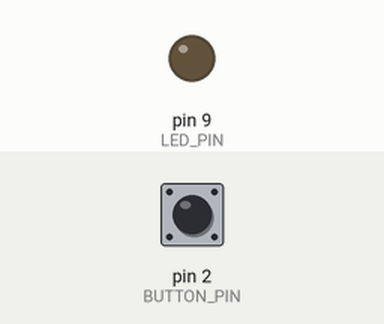
Simulated run of this sketch. Board: Arduino Uno, built with avr-gcc and run on an emulated ATmega328P. On the bench: output pins drawn as LEDs (lit = HIGH). Inputs (shaded band) come from the test bench; at power-on: pin 2 (BUTTON_PIN) HIGH.

Above: at 1.2 s.
1.3 s: pin 2 (BUTTON_PIN) pulled LOW for 0.15 s
At 2.0 s:
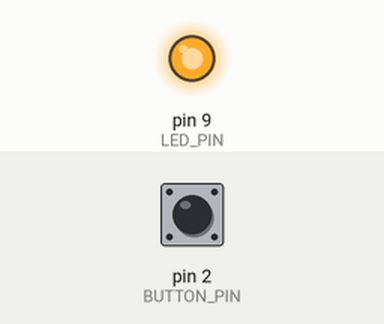
2.9 s: pin 2 (BUTTON_PIN) pulled LOW for 1 s
At 3.2 s:
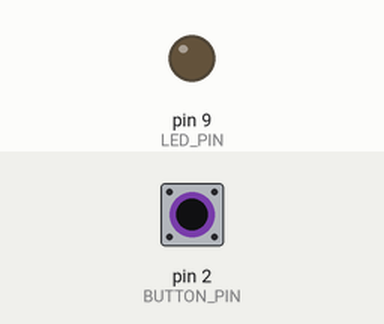
5.4 s: pin 2 (BUTTON_PIN) pulled LOW for 3.2 s
At 6.3 s:
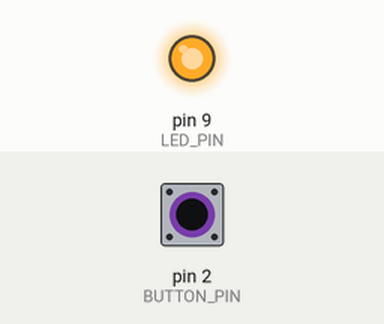
Timing chart, 0 to 8.4 s (numbered marks = the images above; inputs shaded):
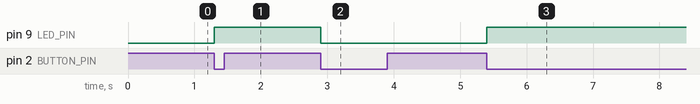

Measured:
- after the input at 1.3 s, pin 9 (LED_PIN): LOW → HIGH at once
- after the input at 2.9 s, pin 9 (LED_PIN): HIGH → LOW at once
- after the input at 5.4 s, pin 9 (LED_PIN): LOW → HIGH at once

The sketch:

encender-apagar-dejando-presionado.ino
```cpp
#define LED_PIN 9
#define BUTTON_PIN 2

byte lastButtonState;
byte ledState = LOW;

void setup() {
  pinMode(LED_PIN, OUTPUT);
  pinMode(BUTTON_PIN, INPUT);
  lastButtonState = digitalRead(BUTTON_PIN);
}

void loop() {
  byte buttonState = digitalRead(BUTTON_PIN);
  if (buttonState != lastButtonState) {
    lastButtonState = buttonState;
    if (buttonState == LOW){
      if (ledState == HIGH){
        ledState = LOW;
      }
      else {
        ledState = HIGH;
      }
      digitalWrite(LED_PIN, ledState);
    }
  }
}
```
